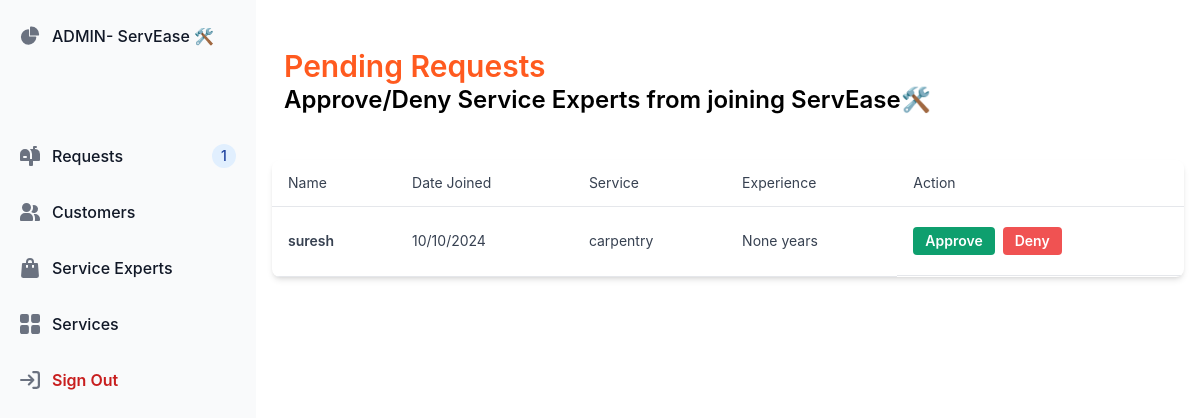
Page /admin/dashboard/reviews (signed in) on the committed database.
### app.py (models this page shows, shortened)
class ServiceProfessional(db.Model):
    __tablename__ = 'service_professionals'
    id = db.Column(db.Integer, primary_key=True)
    name = db.Column(db.String(100), nullable=False)
    date_created = db.Column(db.DateTime, default=db.func.current_timestamp())
    description = db.Column(db.String(255), nullable=True)
    service_type = db.Column(db.String(50), nullable=False)
    experience = db.Column(db.Integer, nullable=True)
    is_approved = db.Column(db.Boolean, default=False)
    user_id = db.Column(db.Integer, db.ForeignKey('users.id'), nullable=True)
    reviews = db.relationship('Review', backref='professional', lazy=True)
    service_requests = db.relationship('ServiceRequest', backref='professional', lazy=True)

### app.py (the view)
@app.route('/admin/dashboard/reviews')
@admin_required
def manage_reviews():
    unapproved = ServiceProfessional.query.filter_by(is_approved=False).all()
    reqCount = ServiceProfessional.query.filter_by(is_approved=False).count()
    return render_template('adminReq-dash.html',reqCount=reqCount, service_professionals=unapproved)

### app.py (called while the page is built)
def admin_required(f):
    @wraps(f)
    def decorated_function(*args, **kwargs):
        if 'admin' not in session or session['admin'] != True:
            return redirect(url_for('login', message='Must be logged in as an admin'))
        return f(*args, **kwargs)
    return decorated_function

### templates/adminReq-dash.html (shortened to what this page needs)
{% extends 'adminBase.html' %}
{% block content %}
<div class="w-full flex justify-between items-center mb-3 mt-8 pl-3 pb-8 self-center">
    <div class="self-center">
        <h3 class="text-3xl font-semibold text-orange-500">Pending Requests</h3>
        <h3 class="text-2xl font-semibold text-slate-500">Approve/Deny Service Experts from joining ServEase🛠️</h3>
    </div>
</div>
<div class="relative flex flex-col h-full overflow-scroll text-gray-700 bg-white shadow-md rounded-lg bg-clip-border">
    <table class="w-full sm:w-[25vw] text-left table-auto">
      <thead>
        <tr class="border-b border-slate-300 bg-slate-50">
          <th class="p-4 text-sm font-normal leading-none text-slate-500">Name</th>
          <th class="p-4 text-sm font-normal leading-none text-slate-500">Date Joined</th>
          <th class="p-4 text-sm font-normal leading-none text-slate-500">Service</th>
          <th class="p-4 text-sm font-normal leading-none text-slate-500">Experience</th>
          <th class="p-4 text-sm font-normal leading-none text-slate-500">Action</th>
        </tr>
      </thead>
      <tbody>
        {% for professional in service_professionals %}
        <tr class="hover:bg-slate-50">
          <td class="p-4 border-b border-slate-200 py-5">
            <p class="block font-semibold text-sm text-slate-800">{{ professional.name }}</p>
          </td>
          <td class="p-4 border-b border-slate-200 py-5">
            <p class="text-sm text-slate-500">{{ professional.date_created.strftime('%d/%m/%Y') }}</p>
          </td>
          <td class="p-4 border-b border-slate-200 py-5">
            <p class="text-sm text-slate-500">{{ professional.service_type }}</p>
          </td>
          <td class="p-4 border-b border-slate-200 py-5">
            <p class="text-sm text-slate-500">{{ professional.experience }} years</p>
          </td>
          <td class="p-4 border-b border-slate-200 py-5 flex space-x-2">
            <form action="{{ url_for('approve_service_professional', professional_id=professional.id) }}" method="POST">
              <button type="submit" class="px-3 py-1 text-sm font-semibold text-white bg-green-500 rounded hover:bg-green-700">
                Approve
              </button>
            </form>
            <form action="{{ url_for('deny_service_professional', professional_id=professional.id) }}" method="POST">
              <button type="submit" class="px-3 py-1 text-sm font-semibold text-white bg-red-500 rounded hover:bg-red-700">
                Deny
              </button>
            </form>
          </td>
        </tr>
        {% endfor %}
      </tbody>
    </table>
  </div>
{% endblock %}

### rows in the picture
ServiceProfessional: name "suresh", date_created "10/10/2024", service_type "carpentry", experience "None"

### other values in the picture
{{ reqCount }} "1"
